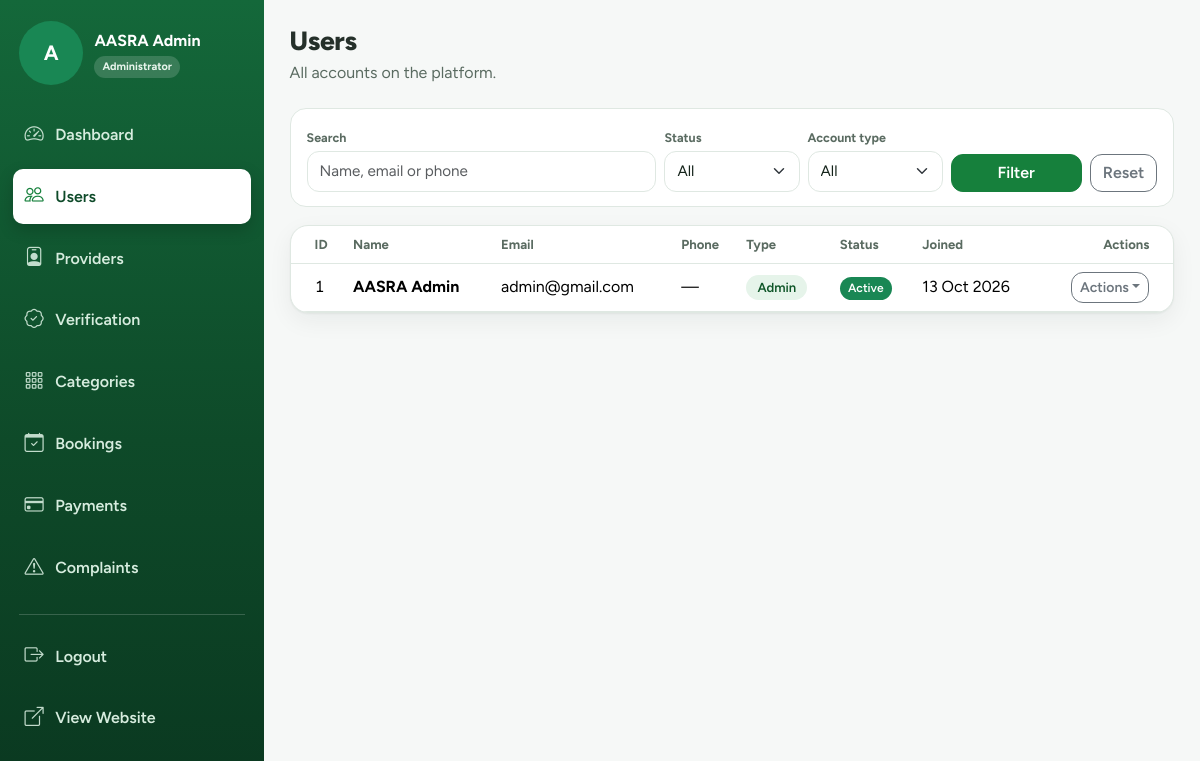
Page /admin/users (signed in) on the committed database.
### tables this page shows
CREATE TABLE users(
  id INT UNSIGNED AUTO_INCREMENT PRIMARY KEY,
  name VARCHAR(120) NOT NULL,
  email VARCHAR(190) NOT NULL UNIQUE,
  password VARCHAR(255) NOT NULL,
  phone VARCHAR(30) NULL,
  address VARCHAR(255) NULL,
  role ENUM('user','provider','admin') NOT NULL DEFAULT 'user',
  status ENUM('Active','Inactive') NOT NULL DEFAULT 'Active',
  created_at TIMESTAMP DEFAULT CURRENT_TIMESTAMP,
  INDEX(role,status)
);

### includes/db.php (called while the page is built, shortened)
<?php
function db_link(bool $close = false): ?mysqli
{
    static $link = null;
    if ($close) {
        $link = null;
        return null;
    }
    if ($link instanceof mysqli) return $link;
    $c = AASRA_DB_CONFIG;
    try {
        $link = mysqli_connect($c['host'], $c['user'], $c['pass'], $c['name'], (int)($c['port'] ?? 3306), $c['socket'] ?? null);
        mysqli_set_charset($link, 'utf8mb4');
    } catch (mysqli_sql_exception $e) {
        $link = null;
        error_log('AASRA DB connection failed: ' . $e->getMessage());
        while (ob_get_level()) ob_end_clean();
        http_response_code(500);
        show_error_page(500);
        exit;
    }
    return $link;
}
function db(): mysqli
{
    return db_link(false);
}
function db_bind_types(array $args): string
{
    $t = '';
    foreach ($args as $a) $t .= is_int($a) || is_bool($a) ? 'i' : (is_float($a) ? 'd' : 's');
    return $t;
}
function q(string $sql, array $args = []): mysqli_stmt
{
    $st = mysqli_prepare(db(), $sql);
    if ($args) {
        $args = array_map(fn($a) => is_bool($a) ? (int)$a : $a, array_values($args));
        mysqli_stmt_bind_param($st, db_bind_types($args), ...$args);
    }
    mysqli_stmt_execute($st);
    return $st;
}
function rows(string $sql, array $args = []): array
{
    $st = q($sql, $args);
    $res = mysqli_stmt_get_result($st);
    $out = $res ? mysqli_fetch_all($res, MYSQLI_ASSOC) : [];
    return $out;
}

### pages/admin/users.php (the view, shortened to what this page needs)
<?php
require_once APP_ROOT . '/includes/admin_helpers.php';
$f = ['q' => get('q'), 'status' => get('status'), 'type' => get('type')];
$w = '1=1';
$a = [];
$list = rows("SELECT * FROM users WHERE $w ORDER BY created_at DESC, id DESC", $a);
layout('admin', ['title' => 'Users', 'active' => 'users']);
page_head('Users', 'All accounts on the platform.');
?>
<form class="filter-bar">
  <div class="row g-2 align-items-end">
    <div class="col-md-5"><label for="q">Search</label><input id="q" name="q" class="form-control" placeholder="Name, email or phone" value="<?= e($f['q']) ?>"></div>
    <div class="col-6 col-md-2"><label for="status">Status</label><select id="status" name="status" class="form-select">
        <option value="">All</option><?php foreach (['Active', 'Inactive'] as $x): ?><option <?= $f['status'] === $x ? 'selected' : '' ?>><?= $x ?></option><?php endforeach; ?>
      </select></div>
    <div class="col-6 col-md-2"><label for="type">Account type</label><select id="type" name="type" class="form-select">
        <option value="">All</option><?php foreach (['user' => 'User', 'provider' => 'Provider', 'admin' => 'Admin'] as $k => $x): ?><option value="<?= $k ?>" <?= $f['type'] === $k ? 'selected' : '' ?>><?= $x ?></option><?php endforeach; ?>
      </select></div>
    <div class="col-md-3 d-flex gap-2"><button class="btn btn-success flex-grow-1">Filter</button><?= filter_reset('admin/users') ?></div>
  </div>
</form>
<div class="card-soft flush">
  <div class="table-responsive">
    <table class="table mb-0">
      <thead>
        <tr>
          <th class="ps-4">ID</th>
          <th>Name</th>
          <th>Email</th>
          <th>Phone</th>
          <th>Type</th>
          <th>Status</th>
          <th>Joined</th>
          <th class="pe-4 text-end">Actions</th>
        </tr>
      </thead>
      <tbody>
        <?php foreach ($list as $x): $k = 'user_status:' . $x['id'];
          $locked = $x['role'] === 'admin'; ?><tr data-row>
            <td class="ps-4 id-cell"><?= (int)$x['id'] ?></td>
            <td><b><?= e($x['name']) ?></b></td>
            <td><?= e($x['email']) ?></td>
            <td><?= e($x['phone'] ?: '—') ?></td>
            <td><span class="tag"><?= e(ucfirst($x['role'])) ?></span></td>
            <td><?= live_badge($k, $x['status']) ?></td>
            <td class="text-nowrap"><?= e(fmt_date($x['created_at'])) ?></td>
            <td class="pe-4 text-end"><?php actions_open();
                                      actions_close(); ?></td>
          </tr><?php endforeach; ?></tbody>
    </table>
  </div>
</div>

### index.php (shortened to what this page needs)
<?php
$path = request_path();
$routes = require APP_ROOT . '/includes/routes.php';
foreach ($routes as $pattern => $target) {
    if (!preg_match('#^' . $pattern . '$#', $path, $m)) continue;
    $file = is_array($target) ? $target[0] : $target;
    $abs = APP_ROOT . '/pages/' . $file . '.php';
    (function () use ($abs) {
        include $abs;
    })();
    exit;
}

### includes/functions.php (shortened to what this page needs)
<?php
function e($v): string
{
    return htmlspecialchars((string)$v, ENT_QUOTES, 'UTF-8');
}
function url(string $path = ''): string
{
    return BASE_URL . '/' . ltrim($path, '/');
}
function asset(string $path): string
{
    $f = APP_ROOT . '/assets/' . $path;
    return url('assets/' . $path) . (is_file($f) ? '?v=' . filemtime($f) : '');
}
function fmt_date($d, string $f = 'd M Y'): string
{
    return $d ? date($f, strtotime((string)$d)) : '—';
}
function badge(?string $status): string
{
    $map = [
        'Approved' => 'success',
        'Active' => 'success',
        'Completed' => 'success',
        'Confirmed' => 'success',
        'Resolved' => 'success',
        'Paid' => 'success',
        'Accepted' => 'primary',
        'Pending' => 'warning',
        'Under Review' => 'info',
        'In Progress' => 'info',
        'Rejected' => 'danger',
        'Failed' => 'danger',
        'Inactive' => 'secondary',
        'Cancelled' => 'secondary',
        'Not Submitted' => 'secondary'
    ];
    $status = (string)$status;
    return '<span class="badge text-bg-' . ($map[$status] ?? 'secondary') . '">' . e($status) . '</span>';
}
function initials(string $n): string
{
    return strtoupper(mb_substr(trim($n) ?: '?', 0, 1));
}
function avatar(array $p, string $cls = ''): string
{
    return '<span class="avatar ' . e($cls) . '">' . e(initials($p['name'])) . '</span>';
}
?>
<?php
function layout(string $name, array $o = []): void
{
    extract($o);
    include APP_ROOT . "/includes/layouts/$name.top.php";
}

### includes/admin_helpers.php (shortened to what this page needs)
<?php
function actions_open(string $label = 'Actions'): void
{
    echo '<div class="dropdown"><button class="btn btn-sm btn-outline-secondary dropdown-toggle" type="button" data-bs-toggle="dropdown" aria-expanded="false">' . e($label) . '</button><ul class="dropdown-menu dropdown-menu-end shadow-sm">';
}
function actions_close(): void
{
    echo '</ul></div>';
}
function live_badge(string $key, string $status): string
{
    return '<span data-live-key="' . e($key) . '">' . badge($status) . '</span>';
}
function page_head(string $title, string $sub = '', string $right = ''): void
{
    echo '<div class="page-head"><div><h1>' . e($title) . '</h1>' . ($sub ? '<p>' . e($sub) . '</p>' : '') . '</div>' . $right . '</div>';
}
function filter_reset(string $path): string
{
    return '<a class="btn btn-outline-secondary" href="' . e(url($path)) . '">Reset</a>';
}

### assets/css/app.css (style rules this page uses)
body { margin: 0; padding: 0; font-size: 1.0625rem; line-height: 1.6; background: var(--bg); color: var(--ink); }
h1, h2, h3, h4, h5, .h1, .h2, .h3, .h4, .h5 { font-weight: 800; letter-spacing: -0.015em; line-height: 1.2; }
a { text-underline-offset: 3px; }
.btn { border-radius: 12px; font-weight: 600; }
.btn-success { --bs-btn-bg: var(--brand); --bs-btn-border-color: var(--brand); --bs-btn-hover-bg: var(--brand-600); --bs-btn-hover-border-color: var(--brand-600); --bs-btn-active-bg: var(--brand-700); --bs-btn-active-border-color: var(--brand-700); --bs-btn-disabled-bg: var(--brand); --bs-btn-disabled-border-color: var(--brand); --bs-btn-color: #fff; --bs-btn-hover-color: #fff; }
.form-control, .form-select { border-radius: 12px; background-color: var(--surface); border-color: var(--line); padding: 0.6rem 0.85rem; }
.badge { font-weight: 600; padding: 0.45em 0.7em; border-radius: 999px; }
.table { --bs-table-bg: transparent; vertical-align: middle; }
.table > thead th { font-size: 0.82rem; font-weight: 700; color: var(--muted); white-space: nowrap; border-bottom-color: var(--line); }
.card-soft { background: var(--surface); border: 1px solid var(--line); border-radius: 18px; box-shadow: var(--shadow); padding: 1.4rem; }
.card-soft.flush { padding: 0; overflow: hidden; }
.tag { display: inline-block; background: var(--brand-soft); color: var(--brand-ink); border-radius: 999px; padding: 0.15rem 0.7rem; font-size: 0.82rem; font-weight: 600; }
.avatar { width: 44px; height: 44px; border-radius: 50%; background: var(--brand); color: #fff; display: inline-grid; place-items: center; font-weight: 700; object-fit: cover; flex: none; }
.avatar-sm { width: 36px; height: 36px; font-size: 0.95rem; }
.page-head { display: flex; align-items: flex-start; justify-content: space-between; gap: 1rem; flex-wrap: wrap; margin-bottom: 1.4rem; }
.page-head h1 { font-size: 1.65rem; margin: 0; }
.page-head p { margin: 0.2rem 0 0; color: var(--muted); }
.filter-bar { background: var(--surface); border: 1px solid var(--line); border-radius: 16px; padding: 0.9rem 1rem; margin-bottom: 1.1rem; }
.filter-bar .form-control, .filter-bar .form-select { font-size: 0.95rem; padding: 0.5rem 0.75rem; }
.filter-bar label { font-size: 0.78rem; font-weight: 700; color: var(--muted); margin-bottom: 0.2rem; }
.id-cell { color: var(--muted); font-variant-numeric: tabular-nums; }
.provider-sidebar-profile .avatar-sm { flex: none; }
:root { --header-h: 4.5rem; --ease-out: cubic-bezier(0.22, 0.7, 0.2, 1); }
body { background: #f6f8f7; color: #25302a; font-size: 16px; }
.avatar { width: 64px; height: 64px; border-radius: 50%; background: #198754; color: #fff; display: grid; place-items: center; font-weight: 700; font-size: 1.3rem; }
.table { vertical-align: middle; }

### rows in the picture
users: id "1", name "AASRA Admin", email "admin@gmail.com", phone "—", role "Admin", status "Active", created_at "13 Oct 2026"

### other values in the picture
initials($p['name']) "A"
$label "Dashboard"
$label "Users"
$label "Providers"
$label "Verification"
$label "Categories"
$label "Bookings"
$label "Payments"
$label "Complaints"
